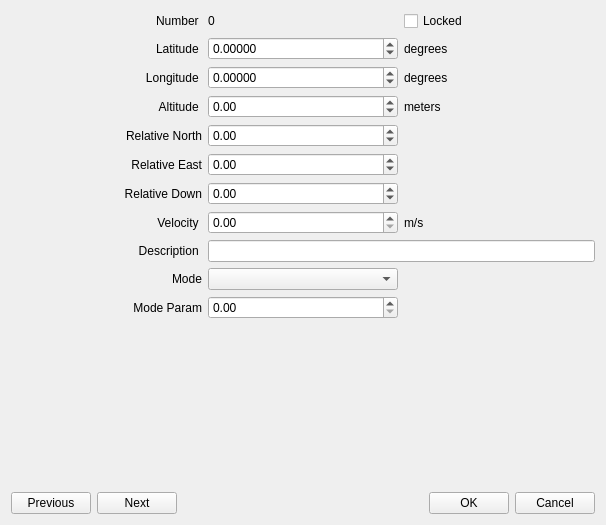
<?xml version="1.0" encoding="UTF-8"?>
<ui version="4.0">
 <class>waypoint_dialog</class>
 <widget class="QWidget" name="waypoint_dialog">
  <property name="modal" stdset="0">
   <bool>false</bool>
  </property>
  <property name="windowModality">
   <enum>Qt::NonModal</enum>
  </property>
  <property name="geometry">
   <rect>
    <x>0</x>
    <y>0</y>
    <width>606</width>
    <height>525</height>
   </rect>
  </property>
  <property name="sizePolicy">
   <sizepolicy hsizetype="MinimumExpanding" vsizetype="MinimumExpanding">
    <horstretch>0</horstretch>
    <verstretch>0</verstretch>
   </sizepolicy>
  </property>
  <property name="windowTitle">
   <string>Edit Waypoint</string>
  </property>
  <property name="windowIcon">
   <iconset resource="../coreplugin/core.qrc">
    <normaloff>:/core/images/dronin_logo_128.png</normaloff>:/core/images/dronin_logo_128.png</iconset>
  </property>
  <layout class="QVBoxLayout" name="verticalLayout">
   <item>
    <layout class="QGridLayout" name="gridLayout">
     <item row="1" column="1">
      <widget class="QDoubleSpinBox" name="doubleSpinBoxLatitude">
       <property name="sizePolicy">
        <sizepolicy hsizetype="Preferred" vsizetype="Fixed">
         <horstretch>0</horstretch>
         <verstretch>0</verstretch>
        </sizepolicy>
       </property>
       <property name="decimals">
        <number>5</number>
       </property>
       <property name="minimum">
        <double>-90.000000000000000</double>
       </property>
       <property name="maximum">
        <double>90.000000000000000</double>
       </property>
      </widget>
     </item>
     <item row="8" column="1" colspan="2">
      <widget class="QLineEdit" name="lineEditDescription"/>
     </item>
     <item row="9" column="1">
      <widget class="QComboBox" name="cbMode"/>
     </item>
     <item row="1" column="0">
      <widget class="QLabel" name="lbLat">
       <property name="sizePolicy">
        <sizepolicy hsizetype="Minimum" vsizetype="Preferred">
         <horstretch>0</horstretch>
         <verstretch>0</verstretch>
        </sizepolicy>
       </property>
       <property name="text">
        <string>Latitude </string>
       </property>
       <property name="alignment">
        <set>Qt::AlignRight|Qt::AlignTrailing|Qt::AlignVCenter</set>
       </property>
      </widget>
     </item>
     <item row="0" column="0">
      <widget class="QLabel" name="label_7">
       <property name="text">
        <string>Number </string>
       </property>
       <property name="alignment">
        <set>Qt::AlignRight|Qt::AlignTrailing|Qt::AlignVCenter</set>
       </property>
      </widget>
     </item>
     <item row="2" column="0">
      <widget class="QLabel" name="lbLong">
       <property name="enabled">
        <bool>true</bool>
       </property>
       <property name="sizePolicy">
        <sizepolicy hsizetype="Minimum" vsizetype="Preferred">
         <horstretch>0</horstretch>
         <verstretch>0</verstretch>
        </sizepolicy>
       </property>
       <property name="text">
        <string>Longitude </string>
       </property>
       <property name="alignment">
        <set>Qt::AlignRight|Qt::AlignTrailing|Qt::AlignVCenter</set>
       </property>
      </widget>
     </item>
     <item row="9" column="0">
      <widget class="QLabel" name="label">
       <property name="sizePolicy">
        <sizepolicy hsizetype="Minimum" vsizetype="Preferred">
         <horstretch>0</horstretch>
         <verstretch>0</verstretch>
        </sizepolicy>
       </property>
       <property name="minimumSize">
        <size>
         <width>100</width>
         <height>0</height>
        </size>
       </property>
       <property name="layoutDirection">
        <enum>Qt::LeftToRight</enum>
       </property>
       <property name="text">
        <string>Mode</string>
       </property>
       <property name="alignment">
        <set>Qt::AlignRight|Qt::AlignTrailing|Qt::AlignVCenter</set>
       </property>
      </widget>
     </item>
     <item row="8" column="0">
      <widget class="QLabel" name="label_8">
       <property name="sizePolicy">
        <sizepolicy hsizetype="Minimum" vsizetype="Preferred">
         <horstretch>0</horstretch>
         <verstretch>0</verstretch>
        </sizepolicy>
       </property>
       <property name="text">
        <string>Description </string>
       </property>
       <property name="alignment">
        <set>Qt::AlignRight|Qt::AlignTrailing|Qt::AlignVCenter</set>
       </property>
      </widget>
     </item>
     <item row="7" column="0">
      <widget class="QLabel" name="label_4">
       <property name="text">
        <string>Velocity </string>
       </property>
       <property name="alignment">
        <set>Qt::AlignRight|Qt::AlignTrailing|Qt::AlignVCenter</set>
       </property>
      </widget>
     </item>
     <item row="1" column="2">
      <widget class="QLabel" name="lbDegLat">
       <property name="text">
        <string>degrees</string>
       </property>
      </widget>
     </item>
     <item row="2" column="1">
      <widget class="QDoubleSpinBox" name="doubleSpinBoxLongitude">
       <property name="decimals">
        <number>5</number>
       </property>
       <property name="minimum">
        <double>-180.000000000000000</double>
       </property>
       <property name="maximum">
        <double>180.000000000000000</double>
       </property>
      </widget>
     </item>
     <item row="10" column="0">
      <widget class="QLabel" name="modeParams">
       <property name="sizePolicy">
        <sizepolicy hsizetype="Minimum" vsizetype="Preferred">
         <horstretch>0</horstretch>
         <verstretch>0</verstretch>
        </sizepolicy>
       </property>
       <property name="layoutDirection">
        <enum>Qt::LeftToRight</enum>
       </property>
       <property name="text">
        <string>Mode Param</string>
       </property>
       <property name="alignment">
        <set>Qt::AlignRight|Qt::AlignTrailing|Qt::AlignVCenter</set>
       </property>
      </widget>
     </item>
     <item row="10" column="1">
      <widget class="QDoubleSpinBox" name="dsb_modeParams">
       <property name="maximum">
        <double>999999999.000000000000000</double>
       </property>
       <property name="singleStep">
        <double>0.010000000000000</double>
       </property>
      </widget>
     </item>
     <item row="3" column="1">
      <widget class="QDoubleSpinBox" name="doubleSpinBoxAltitude">
       <property name="minimum">
        <double>-5000.000000000000000</double>
       </property>
       <property name="maximum">
        <double>5000.000000000000000</double>
       </property>
      </widget>
     </item>
     <item row="3" column="0">
      <widget class="QLabel" name="label_3">
       <property name="sizePolicy">
        <sizepolicy hsizetype="Minimum" vsizetype="Preferred">
         <horstretch>0</horstretch>
         <verstretch>0</verstretch>
        </sizepolicy>
       </property>
       <property name="text">
        <string>Altitude </string>
       </property>
       <property name="alignment">
        <set>Qt::AlignRight|Qt::AlignTrailing|Qt::AlignVCenter</set>
       </property>
      </widget>
     </item>
     <item row="7" column="2">
      <widget class="QLabel" name="label_10">
       <property name="text">
        <string>m/s</string>
       </property>
      </widget>
     </item>
     <item row="5" column="0">
      <widget class="QLabel" name="lbLat_3">
       <property name="sizePolicy">
        <sizepolicy hsizetype="Minimum" vsizetype="Preferred">
         <horstretch>0</horstretch>
         <verstretch>0</verstretch>
        </sizepolicy>
       </property>
       <property name="text">
        <string>Relative East</string>
       </property>
       <property name="alignment">
        <set>Qt::AlignRight|Qt::AlignTrailing|Qt::AlignVCenter</set>
       </property>
      </widget>
     </item>
     <item row="3" column="2">
      <widget class="QLabel" name="label_6">
       <property name="text">
        <string>meters</string>
       </property>
      </widget>
     </item>
     <item row="4" column="0">
      <widget class="QLabel" name="lbLat_2">
       <property name="sizePolicy">
        <sizepolicy hsizetype="Minimum" vsizetype="Preferred">
         <horstretch>0</horstretch>
         <verstretch>0</verstretch>
        </sizepolicy>
       </property>
       <property name="text">
        <string>Relative North</string>
       </property>
       <property name="alignment">
        <set>Qt::AlignRight|Qt::AlignTrailing|Qt::AlignVCenter</set>
       </property>
      </widget>
     </item>
     <item row="0" column="1">
      <widget class="QLabel" name="lbNumber">
       <property name="text">
        <string>0</string>
       </property>
      </widget>
     </item>
     <item row="2" column="2">
      <widget class="QLabel" name="lbDegLong">
       <property name="text">
        <string>degrees</string>
       </property>
      </widget>
     </item>
     <item row="7" column="1">
      <widget class="QDoubleSpinBox" name="doubleSpinBoxVelocity">
       <property name="maximum">
        <double>999999999.000000000000000</double>
       </property>
      </widget>
     </item>
     <item row="6" column="0">
      <widget class="QLabel" name="lbLat_4">
       <property name="sizePolicy">
        <sizepolicy hsizetype="Minimum" vsizetype="Preferred">
         <horstretch>0</horstretch>
         <verstretch>0</verstretch>
        </sizepolicy>
       </property>
       <property name="text">
        <string>Relative Down</string>
       </property>
       <property name="alignment">
        <set>Qt::AlignRight|Qt::AlignTrailing|Qt::AlignVCenter</set>
       </property>
      </widget>
     </item>
     <item row="4" column="1">
      <widget class="QDoubleSpinBox" name="doubleSpinBoxNorth">
       <property name="minimum">
        <double>-50000000.000000000000000</double>
       </property>
       <property name="maximum">
        <double>50000000.000000000000000</double>
       </property>
      </widget>
     </item>
     <item row="5" column="1">
      <widget class="QDoubleSpinBox" name="doubleSpinBoxEast">
       <property name="minimum">
        <double>-50000000.000000000000000</double>
       </property>
       <property name="maximum">
        <double>50000000.000000000000000</double>
       </property>
      </widget>
     </item>
     <item row="6" column="1">
      <widget class="QDoubleSpinBox" name="doubleSpinBoxDown">
       <property name="minimum">
        <double>-5000.000000000000000</double>
       </property>
       <property name="maximum">
        <double>5000.000000000000000</double>
       </property>
      </widget>
     </item>
     <item row="0" column="2">
      <widget class="QCheckBox" name="checkBoxLocked">
       <property name="text">
        <string>Locked</string>
       </property>
      </widget>
     </item>
    </layout>
   </item>
   <item>
    <spacer name="verticalSpacer">
     <property name="orientation">
      <enum>Qt::Vertical</enum>
     </property>
     <property name="sizeHint" stdset="0">
      <size>
       <width>20</width>
       <height>40</height>
      </size>
     </property>
    </spacer>
   </item>
   <item>
    <layout class="QHBoxLayout" name="horizontalLayout">
     <item>
      <widget class="QPushButton" name="pushButtonPrevious">
       <property name="text">
        <string>Previous</string>
       </property>
      </widget>
     </item>
     <item>
      <widget class="QPushButton" name="pushButtonNext">
       <property name="text">
        <string>Next</string>
       </property>
      </widget>
     </item>
     <item>
      <spacer name="horizontalSpacer">
       <property name="orientation">
        <enum>Qt::Horizontal</enum>
       </property>
       <property name="sizeHint" stdset="0">
        <size>
         <width>40</width>
         <height>20</height>
        </size>
       </property>
      </spacer>
     </item>
     <item>
      <widget class="QPushButton" name="pushButtonOK">
       <property name="text">
        <string>OK</string>
       </property>
      </widget>
     </item>
     <item>
      <widget class="QPushButton" name="pushButtonCancel">
       <property name="text">
        <string>Cancel</string>
       </property>
      </widget>
     </item>
    </layout>
   </item>
  </layout>
 </widget>
 <resources>
  <include location="../coreplugin/core.qrc"/>
 </resources>
 <connections/>
</ui>
